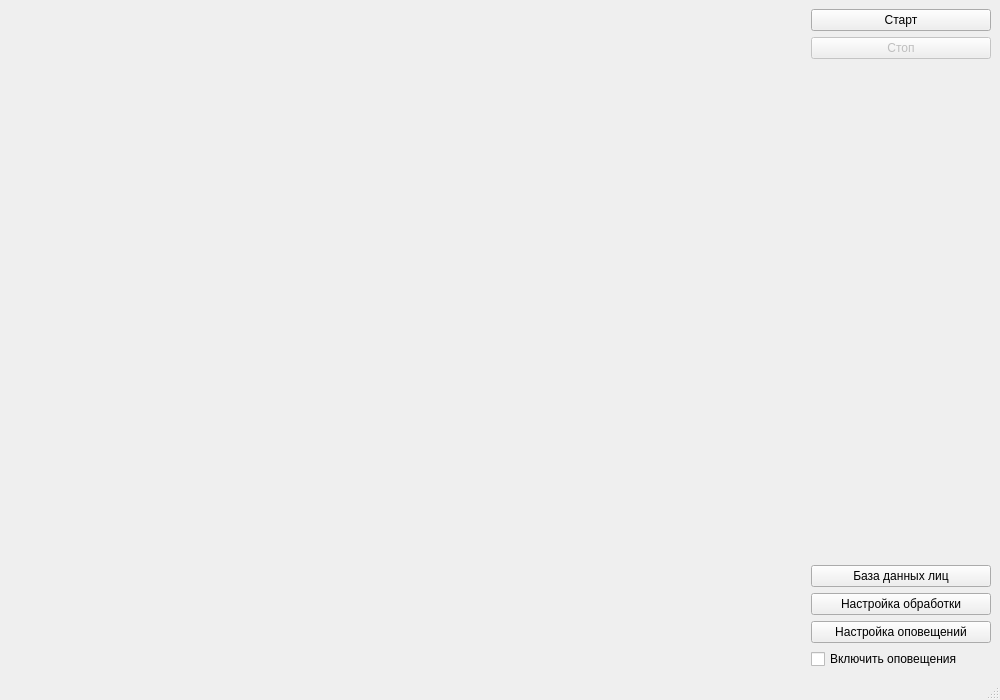
<?xml version="1.0" encoding="UTF-8"?>
<ui version="4.0">
 <class>MainWindow</class>
 <widget class="QMainWindow" name="MainWindow">
  <property name="geometry">
   <rect>
    <x>0</x>
    <y>0</y>
    <width>1000</width>
    <height>700</height>
   </rect>
  </property>
  <property name="windowTitle">
   <string>Home Security</string>
  </property>
  <widget class="QWidget" name="centralwidget">
   <layout class="QHBoxLayout" name="horizontalLayout">
    <item>
     <layout class="QVBoxLayout" name="cameraLayout">
      <item>
       <layout class="QVBoxLayout" name="cameraImageLayout">
        <property name="sizeConstraint">
         <enum>QLayout::SetDefaultConstraint</enum>
        </property>
        <item>
         <widget class="QLabel" name="cameraImage">
          <property name="sizePolicy">
           <sizepolicy hsizetype="Ignored" vsizetype="Ignored">
            <horstretch>0</horstretch>
            <verstretch>0</verstretch>
           </sizepolicy>
          </property>
          <property name="text">
           <string/>
          </property>
          <property name="alignment">
           <set>Qt::AlignCenter</set>
          </property>
         </widget>
        </item>
        <item>
         <spacer name="horizontalSpacer">
          <property name="orientation">
           <enum>Qt::Horizontal</enum>
          </property>
          <property name="sizeHint" stdset="0">
           <size>
            <width>40</width>
            <height>20</height>
           </size>
          </property>
         </spacer>
        </item>
       </layout>
      </item>
     </layout>
    </item>
    <item>
     <layout class="QVBoxLayout" name="settingsLayout">
      <item>
       <widget class="QPushButton" name="startButton">
        <property name="sizePolicy">
         <sizepolicy hsizetype="Maximum" vsizetype="Fixed">
          <horstretch>0</horstretch>
          <verstretch>0</verstretch>
         </sizepolicy>
        </property>
        <property name="minimumSize">
         <size>
          <width>180</width>
          <height>0</height>
         </size>
        </property>
        <property name="maximumSize">
         <size>
          <width>250</width>
          <height>16777215</height>
         </size>
        </property>
        <property name="text">
         <string>Старт</string>
        </property>
       </widget>
      </item>
      <item>
       <widget class="QPushButton" name="stopButton">
        <property name="enabled">
         <bool>false</bool>
        </property>
        <property name="minimumSize">
         <size>
          <width>180</width>
          <height>0</height>
         </size>
        </property>
        <property name="maximumSize">
         <size>
          <width>250</width>
          <height>16777215</height>
         </size>
        </property>
        <property name="text">
         <string>Стоп</string>
        </property>
       </widget>
      </item>
      <item>
       <spacer name="verticalSpacer">
        <property name="orientation">
         <enum>Qt::Vertical</enum>
        </property>
        <property name="sizeHint" stdset="0">
         <size>
          <width>20</width>
          <height>40</height>
         </size>
        </property>
       </spacer>
      </item>
      <item>
       <widget class="QPushButton" name="databaseButton">
        <property name="sizePolicy">
         <sizepolicy hsizetype="Maximum" vsizetype="Fixed">
          <horstretch>0</horstretch>
          <verstretch>0</verstretch>
         </sizepolicy>
        </property>
        <property name="minimumSize">
         <size>
          <width>180</width>
          <height>0</height>
         </size>
        </property>
        <property name="maximumSize">
         <size>
          <width>250</width>
          <height>16777215</height>
         </size>
        </property>
        <property name="text">
         <string>База данных лиц</string>
        </property>
       </widget>
      </item>
      <item>
       <widget class="QPushButton" name="settingsButton">
        <property name="maximumSize">
         <size>
          <width>250</width>
          <height>16777215</height>
         </size>
        </property>
        <property name="text">
         <string>Настройка обработки</string>
        </property>
       </widget>
      </item>
      <item>
       <widget class="QPushButton" name="notificationButton">
        <property name="sizePolicy">
         <sizepolicy hsizetype="Maximum" vsizetype="Fixed">
          <horstretch>0</horstretch>
          <verstretch>0</verstretch>
         </sizepolicy>
        </property>
        <property name="minimumSize">
         <size>
          <width>180</width>
          <height>0</height>
         </size>
        </property>
        <property name="maximumSize">
         <size>
          <width>250</width>
          <height>16777215</height>
         </size>
        </property>
        <property name="text">
         <string>Настройка оповещений</string>
        </property>
       </widget>
      </item>
      <item>
       <widget class="QCheckBox" name="notificationCheckBox">
        <property name="sizePolicy">
         <sizepolicy hsizetype="Maximum" vsizetype="Fixed">
          <horstretch>0</horstretch>
          <verstretch>0</verstretch>
         </sizepolicy>
        </property>
        <property name="minimumSize">
         <size>
          <width>180</width>
          <height>0</height>
         </size>
        </property>
        <property name="maximumSize">
         <size>
          <width>250</width>
          <height>16777215</height>
         </size>
        </property>
        <property name="text">
         <string>Включить оповещения</string>
        </property>
       </widget>
      </item>
     </layout>
    </item>
   </layout>
  </widget>
  <widget class="QMenuBar" name="menubar">
   <property name="geometry">
    <rect>
     <x>0</x>
     <y>0</y>
     <width>1000</width>
     <height>21</height>
    </rect>
   </property>
  </widget>
  <widget class="QStatusBar" name="statusbar"/>
 </widget>
 <resources/>
 <connections/>
</ui>
